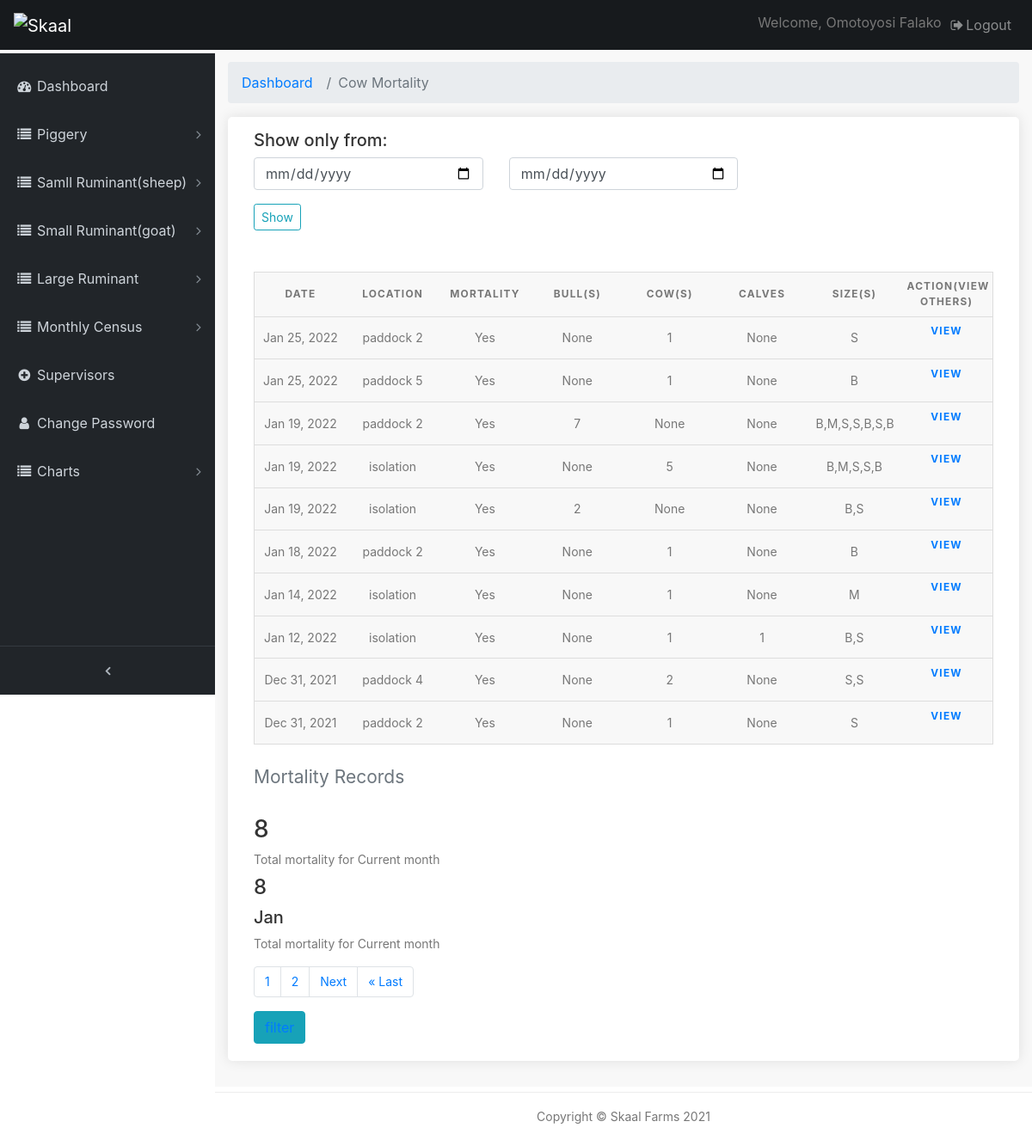
Page /pages/cow-motality-records (signed in) on the earlier database version.
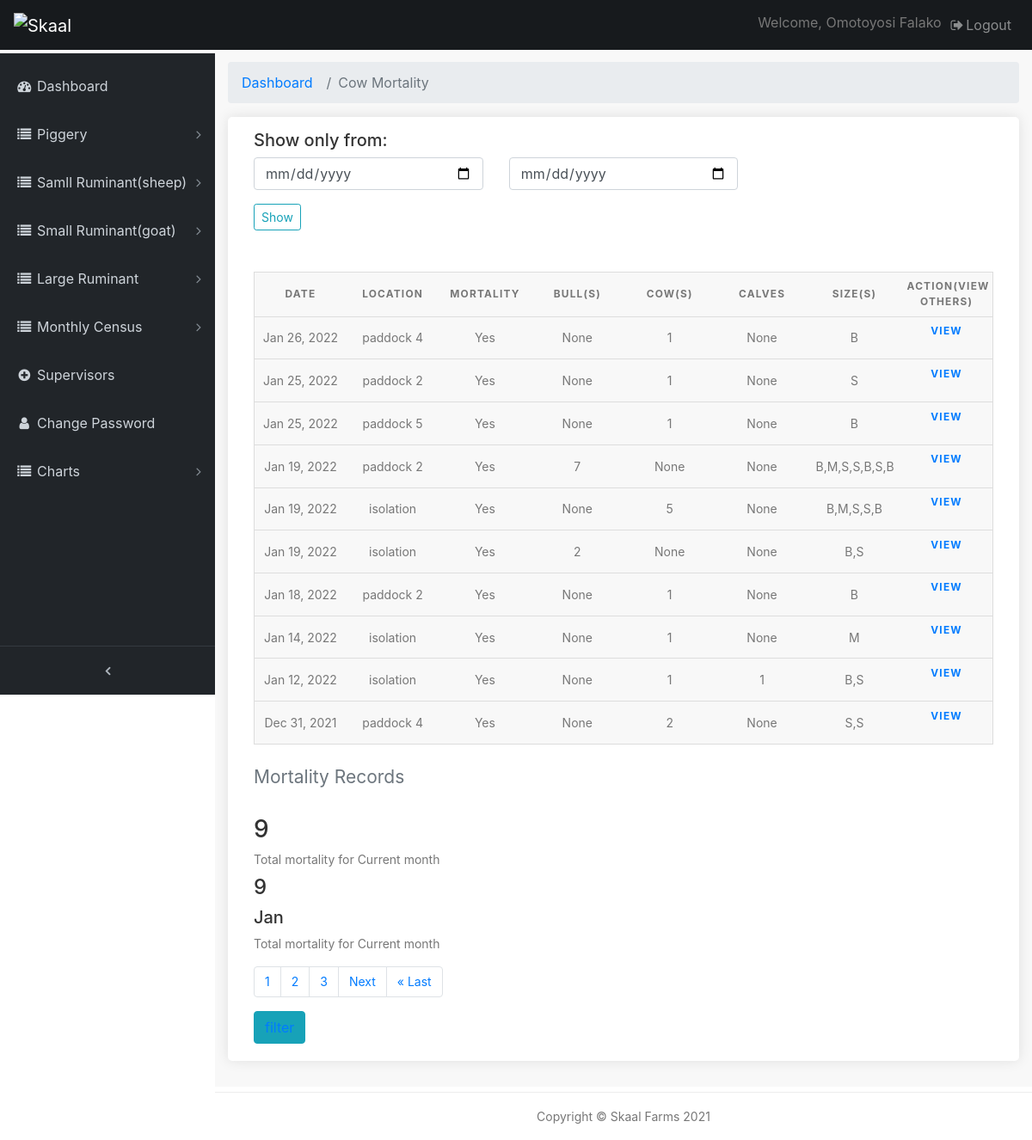
Same page on the later database version.
### farmrecord/models.py (models this page shows, shortened)
class CowMortality(models.Model):
    mortality = models.CharField(max_length=10, verbose_name='mortality')
    date = models.DateTimeField(default=timezone.now)
    location = models.CharField(max_length=200, verbose_name='loaction(s)')
    cow_num = models.IntegerField(verbose_name='Cow(s)', blank=True, null=True)
    bull_num = models.IntegerField(verbose_name='Bull(s)', blank=True, null=True)
    calves = models.IntegerField(verbose_name='calve(s)', blank=True, null=True)
    section = models.ForeignKey(Section, verbose_name='Section', related_name='category1', null=True, on_delete=models.CASCADE)
    size = models.CharField(max_length=100, verbose_name='Size(s)')
    comment = models.TextField(max_length=500, verbose_name='Cause of death' , blank=True)
    image_1 = models.FileField(verbose_name='first image', blank=True, null=True, upload_to='uploads/',)
    image_2 = models.FileField(verbose_name=' second image', blank=True, null=True, upload_to='uploads/')
    class Meta():
        verbose_name_plural='Cow mortality'

### farmrecord/views.py (the view)
# urls.py: path('cow-motality-records', views.cow_motrec, name='cow_motrec'),
@login_required(login_url='/admin-page/login')
def cow_motrec(request):
    cow_rec =   CowMortality.objects.order_by('-date')
    query_form = CowmotFilter()
    paginated_filtercm = Paginator(cow_rec, 10)
    page_number = request.GET.get('page')
    cm_page_obj = paginated_filtercm.get_page(page_number)
    cowmot_count = CowMortality.objects.all()
    aggregated = cowmot_count.annotate(month=TruncMonth('date')).values('month').annotate(total=Count('mortality'))
    nums = "a" * cm_page_obj.paginator.num_pages
    context = {
        'cm_page_obj': cow_rec,
        'nums': nums,
        'q': query_form,
        'count' : aggregated
    }
    context['cm_page_obj'] = cm_page_obj
    return render(request, 'cowmotrec.html',context)

### farmrecord/forms.py
class CowmotFilter(forms.ModelForm):
    date = forms.DateField(widget=forms.HiddenInput(), required=False)
    start_date = forms.DateField(
        widget=forms.TextInput(attrs={'class': 'form-control', 'type' : 'date', 'placeholder': 'From'}))
    end_date = forms.DateField(
        widget=forms.TextInput(attrs={'class': 'form-control', 'type' : 'date', 'placeholder': 'To'}))
    class Meta:
        model = CowMortality
        fields =('date',)

### templates/cowmotrec.html (shortened to what this page needs)
{% extends 'base.html' %}
{% load static %}
{% block content %}
  <div class="content-wrapper">
    <div class="container-fluid">
      <ol class="breadcrumb">
        <li class="breadcrumb-item">
          <a href="#">Dashboard</a>
        </li>
        <li class="breadcrumb-item active">Cow Mortality</li>
      </ol>
		<div class="box_general padding_bottom">
      <h5>Show only from:</h5>
      <form class="mb-5" action="{% url 'farmrecord:cowmot_filter' %}">
        <div class="row">
          <div class="col-lg-4 col-md-12 form-group">
            {{ q.start_date }}
          </div>
          <div class="col-lg-4 col-md-12 form-group">
            {{ q.end_date }}
          </div>
        </div>
        <input type="submit" class="btn btn-outline-info btn-sm" value="Show">
      </form>
			      <table>
                <caption>Mortality Records</caption>
                <thead>
                  <tr>
                    <th scope="col">Date</th>
                    <th scope="col">Location</th>
                    <th scope="col">Mortality</th>
                    <th scope="col">Bull(s)</th>
                    <th scope="col">Cow(s)</th>
                    <th scope="col">Calves</th>
                    <th scope="col">Size(s)</th>
                    <th scope="col">ACTION(View others)</th>
                  </tr>
                </thead>
                <tbody>
                  {% if  cm_page_obj %}
                  {% for a in cm_page_obj %}
                  <tr>
                    <td data-label="Date">{{ a.date|date:"M d, Y" }}</td>
                    <td data-label="Location">{{ a.location }}</td>
                    <td data-label="Mortality">{{ a.mortality }}</td>
                    <td data-label="Bull(s)">{{ a.bull_num }}</td>
                    <td data-label="Cow(s)">{{ a.cow_num }}</td>
                    <td data-label="Calves">{{ a.calves }}</td>
                    <td data-label="Size(s)">{{ a.size }}</td>
                    <th data-label="Action" class="table"><a href="{% url 'farmrecord:cow_motrec_view' a.id %}" >View</a></th>
                  {% endfor %}
                  {% endif %}
                  </tr>
                </tbody>
            </table>
            {% for a in count %}
            {% if forloop.last %}
            <h3>{{ a.total }}</h3>
            {% endif %}
            {% endfor %}
            {% for a in count %}
            {% if forloop.last %}
            <label for="">Total mortality for Current month</label>
            <h4>{{ a.total }}</h4>
            <h5>{{ a.month|date:"M" }}</h5>
            {% endif %}
            {% endfor %}
            <label for="">Total mortality for Current month</label>
            <div>
              <nav aria-label="Page navigation example">
                <ul class="pagination">
                 {% for i in nums %}
                  <li class="page-item"><a href="?page={{ forloop.counter }}" class="page-link active">{{ forloop.counter }}</a></li>
                 {% endfor %}
                  {% if cm_page_obj.has_next %}
                  <li class="page-item"><a class="page-link" href="?page={{ cm_page_obj.next_page_number }}">Next</a></li>
                  <li class="page-item"><a class="page-link" href="?page={{ cm_page_obj.paginator.num_pages }}">&laquo; Last</a></li>
                  {% endif %}
                </ul>
              </nav>
            </div>
            <button class="btn btn-info"><a href="{% url 'farmrecord:cowmot_filter' %}">filter</a> </button>
		</div>
	  </div>
   	</div>
{% endblock %}

Differences in the rows shown:
no longer on this page (row unchanged): CowMortality: date "Dec 31, 2021", location "paddock 2", mortality "Yes", bull_num "None", cow_num "1", calves "None", size "S"
added CowMortality: date "Jan 26, 2022", location "paddock 4", mortality "Yes", bull_num "None", cow_num "1", calves "None", size "B"
Other differences:
new list line: "9"
new list line: "Total mortality for Current month 9 Jan"
new list line: "3"
list line gone: "8"
list line gone: "Total mortality for Current month 8 Jan"
